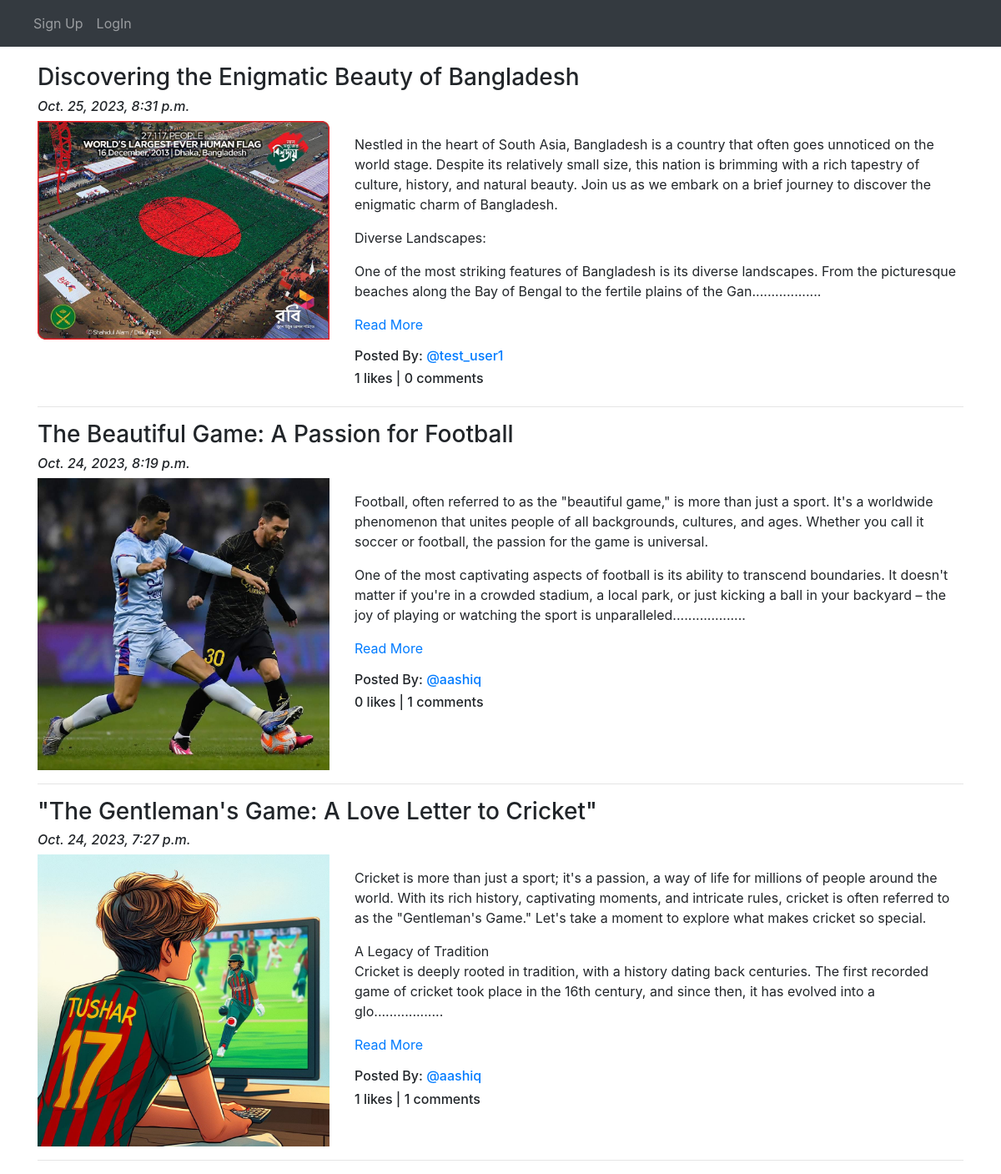
Page /blog on the committed database.
### app_blog/models.py (models this page shows, shortened)
class Blog(models.Model):
    Author = models.ForeignKey(User,on_delete=models.CASCADE,related_name='post_author')
    blog_title = models.CharField(max_length=264, verbose_name="Put a Title")
    slug = models.SlugField(default="", null=False,max_length=264)
    blog_content = models.TextField(verbose_name="Whats on your mind")
    blog_image = models.ImageField(upload_to='blog_images', verbose_name='Image', blank=True)
    publish_date = models.DateTimeField(auto_now_add=True)
    update_date = models.DateTimeField(auto_now=True)
    class Meta :
        ordering = ['-publish_date']

### app_blog/views.py (the view)
class BlogList(ListView):
    context_object_name = 'blogs'
    model = Blog
    template_name = 'app_blog/blog_list.html'

### app_blog/templatetags/custom_filters.py (called while the page is built)
def range_filter(value):
    return value[0:500] + ".................."

### app_blog/templates/app_blog/blog_list.html (shortened to what this page needs)
{% extends 'base.html' %}
{% load static %}
{% load custom_filters %}
{% block content %}
{% for blog in blogs %}
<h3>{{blog.blog_title}}</h3>
<h6><i>{{blog.publish_date}}</i></h6>
<div class="row">
  <div class="col-sm-4">
    <img src="/media/{{blog.blog_image}}" alt="{{blog.blog_title}}" title="{{blog.blog_title}}" width="100%">
  </div>
  <div class="col-sm-8">
    <p>{{blog.blog_content|range_filter|linebreaks}} <a href="{% url 'app_blog:blog_details' pk=blog.id  %}">Read More</a></p>
    <h6>Posted By: <a href="#">@{{blog.Author}}</a></h6>
    <h6>{{ blog.liked_blog.count }} likes | {{blog.blog_comment.count}} comments </h6>
  </div>
</div>
<hr>
{% endfor %}
{% endblock content %}

### templates/base.html (shortened to what this page needs)
<!DOCTYPE html>
<html lang="en">
<head>
    <link rel="stylesheet" href="https://maxcdn.bootstrapcdn.com/bootstrap/4.4.1/css/bootstrap.min.css">
    <link rel="stylesheet" href="https://cdnjs.cloudflare.com/ajax/libs/font-awesome/4.7.0/css/font-awesome.min.css">
</head>
<body>
    <nav class="navbar navbar-expand-sm bg-dark navbar-dark">
        <ul class="navbar-nav">
          <li class="nav-item active">
            <a class="nav-link" href="{% url 'index' %}"><img src="/media/blog.jpg" width="100px" alt=""></a>
          </li>
          {% if user.is_authenticated %}
          <div class="nav-item dropdown">
            <a href="#" class="nav-link dropdown-toggle" id="navbardrop" data-toggle="dropdown">
              @{{user.username}}
            </a>
            <div class="dropdown-menu">
              <a class="dropdown-item" href="{% url 'app_blog:create_blog' %}">Write Blog</a>
              <a class="dropdown-item" href="{% url 'app_blog:my_blogs' %}">My Blogs</a>
              <a class="dropdown-item" href="{% url 'app_login:profile' %}">Your Profile</a>
              <hr>
              <a class="dropdown-item" href="{% url 'app_login:logout' %}">Logout</a>
            </div>
          </div>
          {% else %}
          <li class="nav-item">
            <a class="nav-link" href="{% url 'app_login:signup' %}">Sign Up</a>
          </li>
          <li class="nav-item">
            <a class="nav-link" href="{% url 'app_login:login' %}">LogIn</a>
          </li>
          {% endif %}
        </ul>
    </nav>
    <div class="container" style="padding-top: 20px">
      {% block content %}
      {% endblock content%}
    </div>
</body>
</html>

### rows in the picture
Blog: blog_title "Discovering the Enigmatic Beauty of Bangladesh", publish_date "Oct. 25, 2023, 8:31 p.m.", blog_image (picture), blog_content|range_filter "Nestled in the heart of South Asia, Bangladesh is a country that often goes unnoticed on the world stage. Despite its relatively small size, this nation is brimming with a rich tapestry of culture, history, and natural beauty. Join us as we embark on a brief journey to discover the enigmatic charm of Bangladesh. Diverse Landscapes: One of the most striking features of Bangladesh is its diverse landscapes. From the picturesque beaches along the Bay of Bengal to the fertile plains of the Gan..................", Author "test_user1", liked_blog.count "1", blog_comment.count "0"
Blog: blog_title "The Beautiful Game: A Passion for Football", publish_date "Oct. 24, 2023, 8:19 p.m.", blog_image (picture), blog_content|range_filter "Football, often referred to as the \"beautiful game,\" is more than just a sport. It's a worldwide phenomenon that unites people of all backgrounds, cultures, and ages. Whether you call it soccer or football, the passion for the game is universal. One of the most captivating aspects of football is its ability to transcend boundaries. It doesn't matter if you're in a crowded stadium, a local park, or just kicking a ball in your backyard – the joy of playing or watching the sport is unparalleled...................", Author "aashiq", liked_blog.count "0", blog_comment.count "1"
Blog: blog_title "\"The Gentleman's Game: A Love Letter to Cricket\"", publish_date "Oct. 24, 2023, 7:27 p.m.", blog_image (picture), blog_content|range_filter "Cricket is more than just a sport; it's a passion, a way of life for millions of people around the world. With its rich history, captivating moments, and intricate rules, cricket is often referred to as the \"Gentleman's Game.\" Let's take a moment to explore what makes cricket so special. A Legacy of Tradition Cricket is deeply rooted in tradition, with a history dating back centuries. The first recorded game of cricket took place in the 16th century, and since then, it has evolved into a glo..................", Author "aashiq", liked_blog.count "1", blog_comment.count "1"
